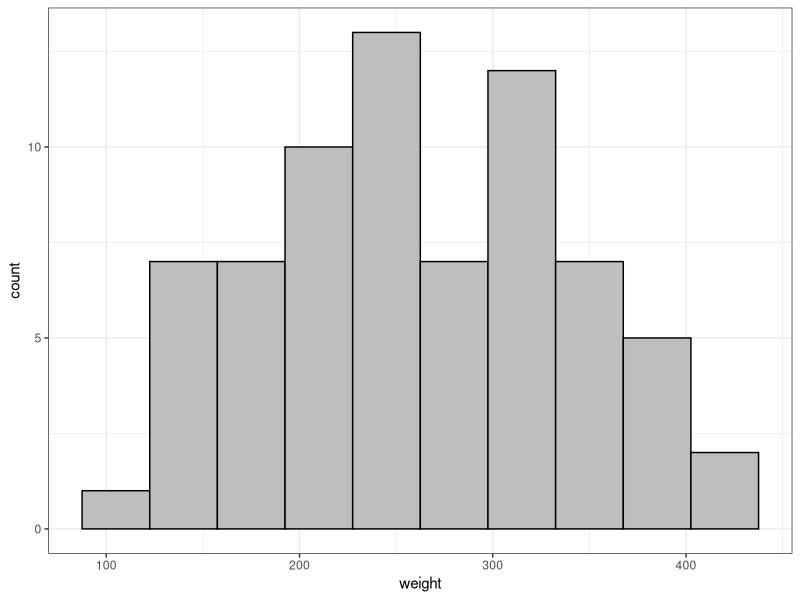
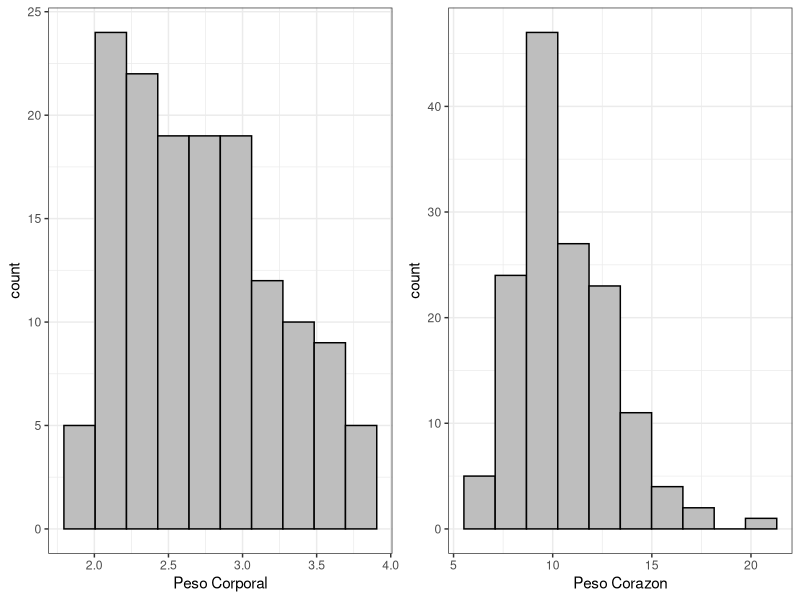
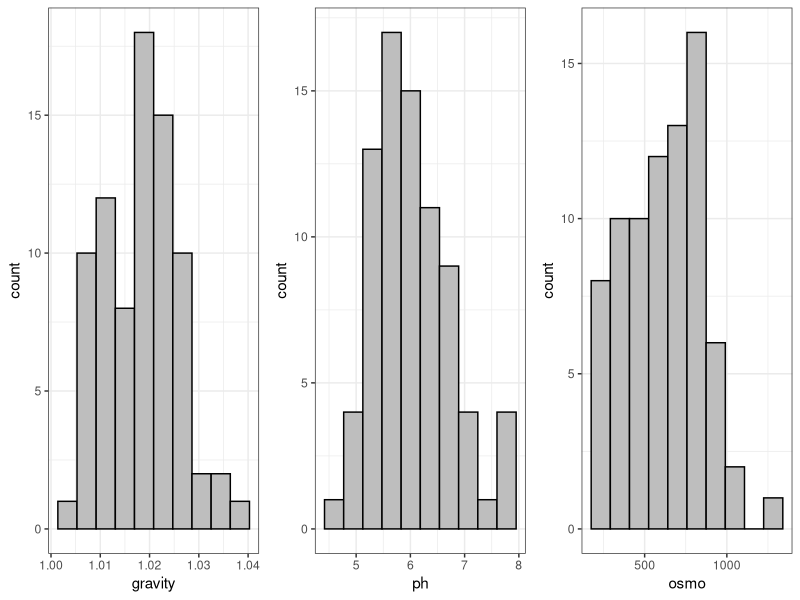
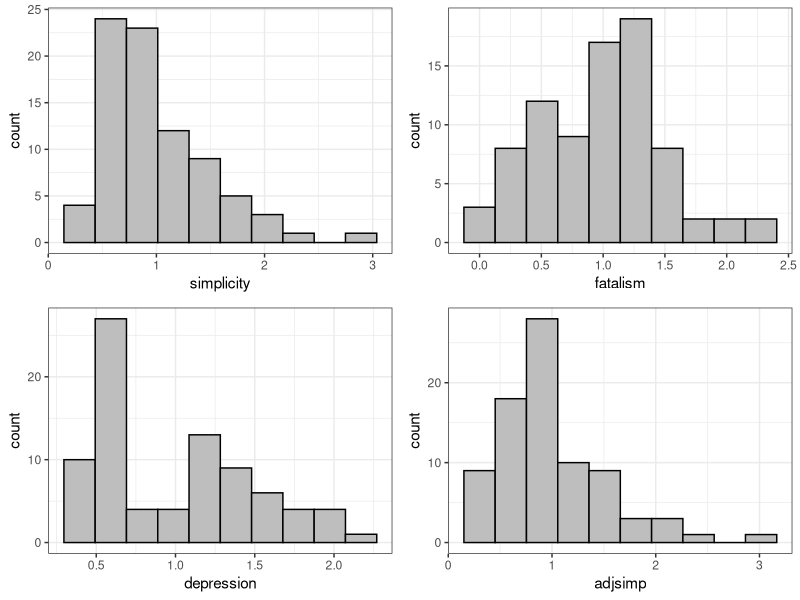

Source code (R) for these figures, in order:
## ---- chunk 1
library(datasets)
library(tidyverse)
library(kableExtra)
library(knitr)
library(MASS)
library(boot)
library(carData)   
## ---- chunk 2
t1<-kable(data.frame(GL=c(70,35,10,5),t_0.05=qt(.05,c(70,35,10,5))))
kable_styling(t1,"striped", position = "center")

## ---- chunk 3
t1<-kable(data.frame(GL=c(70,35,15,10),Chi_0.05=qchisq(.05,c(70,35,15,10))))
kable_styling(t1,"striped", position = "center")

## ---- chunk 4
ggplot(chickwts, aes(x=weight)) + geom_histogram(bins=10,color="black",fill="grey")+ theme_bw()
## ---- chunk 5
chickwts$weight%>%summary
## ---- chunk 6
my_df<-c(5,10,35,70,100)  
t2<-data.frame(GL=my_df,q0.025=qt(0.025,my_df),q0.05=qt(0.05,my_df),q0.1=qt(0.1,my_df),q0.9=qt(0.9,my_df),q0.95=qt(0.95,my_df),q0.975=qt(0.975,my_df))

t2<-kable(t2)
kable_styling(t2,"striped", position = "center")

## ---- chunk 7
my_df<-c(15,20,35,70,100)  
t2<-data.frame(GL=my_df,q0.025=qchisq(0.025,my_df),q0.05=qchisq(0.05,my_df),q0.1=qchisq(0.1,my_df),q0.9=qchisq(0.9,my_df),q0.95=qchisq(0.95,my_df),q0.975=qchisq(0.975,my_df))

t2<-kable(t2)
kable_styling(t2,"striped", position = "center")

## ---- chunk 8
kable_styling(kable(head(cats[,2:3],10)),"striped", position = "center")
## ---- chunk 9
p1<-ggplot(cats, aes(x=Bwt)) + geom_histogram(bins=10,color="black",fill="grey")+ theme_bw()+xlab("Peso Corporal")
p2<-ggplot(cats, aes(x=Hwt)) + geom_histogram(bins=10,color="black",fill="grey")+ theme_bw()+xlab("Peso Corazon")
gridExtra::grid.arrange(grobs =list(p1,p2),nrow=1,ncol=2)
## ---- chunk 10
cats[,2:3]%>%summary
## ---- chunk 11
t2<-data.frame(promedio=apply(cats[,2:3],2,mean),varianza=apply(cats[,2:3],2,var))
t2<-kable(t2)
kable_styling(t2,"striped", position = "center")

## ---- chunk 12
alpha<-c(0.005,0.025,0.05,0.1)
GL<-c(35,50,75,90,120,143,144,150)
res<-outer(GL,c(alpha,rev(1-alpha)),function(x,y){qt(y,x)})
colnames(res)<-paste0("qT_",c(alpha,rev(1-alpha)))
res<-cbind(GL,res)

res<-kable(res)
kable_styling(res,"striped", position = "center")

## ---- chunk 13
alpha<-c(0.005,0.025,0.05,0.1)
GL<-c(35,50,75,90,120,143,144,150)
res<-outer(GL,c(alpha,rev(1-alpha)),function(x,y){qchisq(y,x)})
colnames(res)<-paste0("qChi_",c(alpha,rev(1-alpha)))
res<-cbind(GL,res)

res<-kable(res)
kable_styling(res,"striped", position = "center")

## ---- chunk 14
kable_styling(kable(head(urine[,2:4],10)),"striped", position = "center")
## ---- chunk 15
p1<-ggplot(urine, aes(x=gravity)) + geom_histogram(bins=10,color="black",fill="grey")+ theme_bw()
p2<-ggplot(urine, aes(x=ph )) + geom_histogram(bins=10,color="black",fill="grey")+ theme_bw()
p3<-ggplot(urine, aes(x=osmo)) + geom_histogram(bins=10,color="black",fill="grey")+ theme_bw()
gridExtra::grid.arrange(grobs =list(p1,p2,p3),nrow=1,ncol=3)
## ---- chunk 16
urine[,2:4]%>%summary
## ---- chunk 17
t2<-data.frame(promedio=round(apply(urine[,2:4],2,mean,na.rm =T),4),varianza=round(apply(urine[,2:4],2,var,na.rm =T),4))
t2<-kable(t2)
kable_styling(t2,"striped", position = "center")

## ---- chunk 18
alpha<-c(0.005,0.025,0.05,0.1)
GL<-c(35,50,77,78,79,90,120,143)
res<-outer(GL,c(alpha,rev(1-alpha)),function(x,y){qt(y,x)})
colnames(res)<-paste0("qT_",c(alpha,rev(1-alpha)))
res<-cbind(GL,res)

res<-kable(res)
kable_styling(res,"striped", position = "center")

## ---- chunk 19
alpha<-c(0.005,0.025,0.05,0.1)
GL<-c(35,50,77,78,79,90,120,143)
res<-outer(GL,c(alpha,rev(1-alpha)),function(x,y){qchisq(y,x)})
colnames(res)<-paste0("qChi_",c(alpha,rev(1-alpha)))
res<-cbind(GL,res)

res<-kable(res)
kable_styling(res,"striped", position = "center")

## ---- chunk 20
kable_styling(kable(head(Ginzberg[,1:4],10)),"striped", position = "center")
## ---- chunk 21
p1<-ggplot(Ginzberg, aes(x=simplicity)) + geom_histogram(bins=10,color="black",fill="grey")+ theme_bw()
p2<-ggplot(Ginzberg, aes(x=fatalism )) + geom_histogram(bins=10,color="black",fill="grey")+ theme_bw()
p3<-ggplot(Ginzberg, aes(x=depression)) + geom_histogram(bins=10,color="black",fill="grey")+ theme_bw()
p4<-ggplot(Ginzberg, aes(x=adjsimp)) + geom_histogram(bins=10,color="black",fill="grey")+ theme_bw()
gridExtra::grid.arrange(grobs =list(p1,p2,p3,p4),nrow=2,ncol=2)
## ---- chunk 22
Ginzberg[,1:4]%>%summary
## ---- chunk 23
t2<-data.frame(promedio=apply(Ginzberg[,1:4],2,mean),varianza=apply(Ginzberg[,1:4],2,var))
t2<-kable(t2)
kable_styling(t2,"striped", position = "center")

## ---- chunk 24
alpha<-c(0.005,0.025,0.05,0.1)
GL<-c(35,50,77,80,81,82,120,143)
res<-outer(GL,c(alpha,rev(1-alpha)),function(x,y){qt(y,x)})
colnames(res)<-paste0("qT_",c(alpha,rev(1-alpha)))
res<-cbind(GL,res)

res<-kable(res)
kable_styling(res,"striped", position = "center")

## ---- chunk 25
alpha<-c(0.005,0.025,0.05,0.1)
GL<-c(35,50,77,80,81,82,120,143)
res<-outer(GL,c(alpha,rev(1-alpha)),function(x,y){qchisq(y,x)})
colnames(res)<-paste0("qChi_",c(alpha,rev(1-alpha)))
res<-cbind(GL,res)

res<-kable(res)
kable_styling(res,"striped", position = "center")
